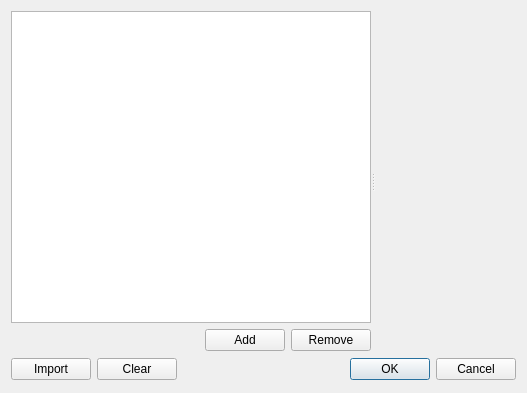
<?xml version="1.0" encoding="UTF-8"?>
<ui version="4.0">
 <class>CgnsFileInputConditionWidgetFunctionalDialog</class>
 <widget class="QDialog" name="CgnsFileInputConditionWidgetFunctionalDialog">
  <property name="geometry">
   <rect>
    <x>0</x>
    <y>0</y>
    <width>527</width>
    <height>393</height>
   </rect>
  </property>
  <property name="windowTitle">
   <string>Calculation Condition</string>
  </property>
  <layout class="QVBoxLayout" name="verticalLayout_2" stretch="1,0">
   <item>
    <widget class="QSplitter" name="splitter">
     <property name="orientation">
      <enum>Qt::Horizontal</enum>
     </property>
     <widget class="QWidget" name="layoutWidget">
      <layout class="QVBoxLayout" name="verticalLayout">
       <item>
        <widget class="QTableView" name="tableView">
         <property name="selectionMode">
          <enum>QAbstractItemView::ContiguousSelection</enum>
         </property>
        </widget>
       </item>
       <item>
        <layout class="QHBoxLayout" name="addremoveLayout">
         <item>
          <spacer name="addremoveSpacer">
           <property name="orientation">
            <enum>Qt::Horizontal</enum>
           </property>
           <property name="sizeHint" stdset="0">
            <size>
             <width>40</width>
             <height>20</height>
            </size>
           </property>
          </spacer>
         </item>
         <item>
          <widget class="QPushButton" name="addButton">
           <property name="text">
            <string>Add</string>
           </property>
          </widget>
         </item>
         <item>
          <widget class="QPushButton" name="removeButton">
           <property name="text">
            <string>Remove</string>
           </property>
          </widget>
         </item>
        </layout>
       </item>
      </layout>
     </widget>
     <widget class="QwtPlot" name="graphView" native="true"/>
    </widget>
   </item>
   <item>
    <layout class="QHBoxLayout" name="horizontalLayout">
     <item>
      <widget class="QPushButton" name="importButton">
       <property name="text">
        <string>Import</string>
       </property>
      </widget>
     </item>
     <item>
      <widget class="QPushButton" name="clearButton">
       <property name="text">
        <string>Clear</string>
       </property>
      </widget>
     </item>
     <item>
      <spacer name="buttonBarSpacer">
       <property name="orientation">
        <enum>Qt::Horizontal</enum>
       </property>
       <property name="sizeHint" stdset="0">
        <size>
         <width>40</width>
         <height>25</height>
        </size>
       </property>
      </spacer>
     </item>
     <item>
      <widget class="QDialogButtonBox" name="buttonBox">
       <property name="standardButtons">
        <set>QDialogButtonBox::Cancel|QDialogButtonBox::Ok</set>
       </property>
      </widget>
     </item>
    </layout>
   </item>
  </layout>
 </widget>
 <customwidgets>
  <customwidget>
   <class>QwtPlot</class>
   <extends>QWidget</extends>
   <header location="global">qwt_plot.h</header>
   <container>1</container>
  </customwidget>
 </customwidgets>
 <resources/>
 <connections>
  <connection>
   <sender>clearButton</sender>
   <signal>clicked()</signal>
   <receiver>tableView</receiver>
   <slot>reset()</slot>
   <hints>
    <hint type="sourcelabel">
     <x>165</x>
     <y>361</y>
    </hint>
    <hint type="destinationlabel">
     <x>146</x>
     <y>201</y>
    </hint>
   </hints>
  </connection>
 </connections>
</ui>
